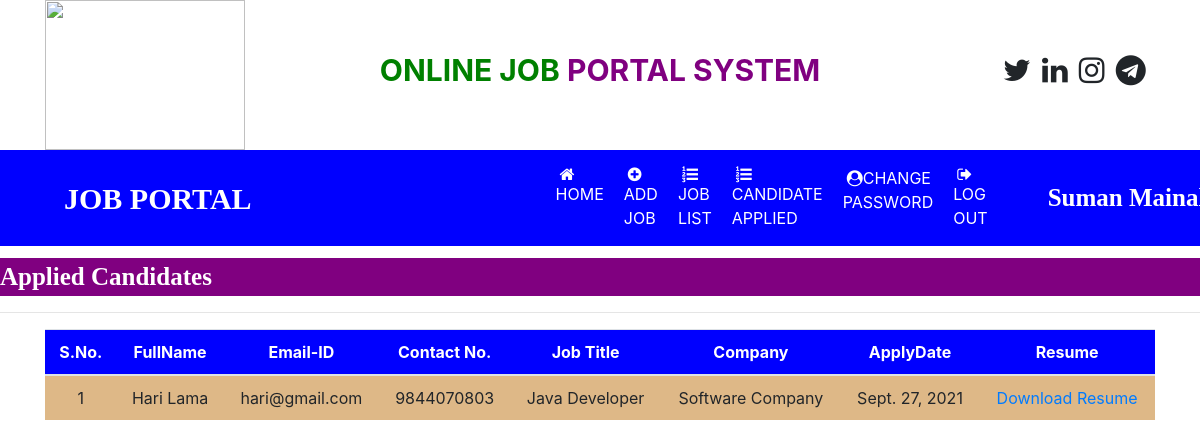
Screenshot of /applied_candidatelist (signed in) with the database file from the repository.
### job/models.py (models this page shows, shortened)
class Apply(models.Model):
    job = models.ForeignKey(Job, on_delete=models.CASCADE)
    student = models.ForeignKey(StudentUser, on_delete=models.CASCADE)
    resume = models.FileField(null=True)
    applydate = models.DateField()

class StudentUser(models.Model):
    user=models.ForeignKey(User, on_delete=models.CASCADE)
    mobile=models.CharField(max_length=15,null=True)
    image= models.FileField(null=True)
    gender= models.CharField(max_length=10,null=True)
    type= models.CharField(max_length=15,null=True)

class Job(models.Model):
    recruiter = models.ForeignKey(Recruiter, on_delete=models.CASCADE)
    start_date = models.DateField()
    end_date = models.DateField()
    title = models.CharField(max_length=100)
    salary = models.FloatField(max_length=20)
    image = models.FileField()
    description = models.CharField(max_length=300)
    experience = models.CharField(max_length=50)
    location = models.CharField(max_length=100)
    skills = models.CharField(max_length=100)
    creationdate = models.DateField()

class Recruiter(models.Model):
    user=models.ForeignKey(User, on_delete=models.CASCADE)
    mobile=models.CharField(max_length=15,null=True)
    image= models.FileField(null=True)
    gender= models.CharField(max_length=10,null=True)
    company=models.CharField(max_length=100,null=True)
    type= models.CharField(max_length=15,null=True)
    status = models.CharField(max_length=20, null=True)

### job/views.py (the view)
# urls.py: path('applied_candidatelist', applied_candidatelist, name="applied_candidatelist"),
def applied_candidatelist(request):
    if not request.user.is_authenticated:
        return redirect('recruiter_login')
    data = Apply.objects.all()
    d = {'data': data}
    return render(request,'applied_candidatelist.html',d)

### templates/applied_candidatelist.html (shortened to what this page needs)
{% load static %}
{% block body %}
{% include 'recruiter_navigation.html' %}
<marquee style="font-family:'Monotype-Corsiva'; font-size:25px; color:white; background-color:purple; font-weight:bold; margin-top:1%">
Applied Candidates
</marquee>
<hr>
<div class="container">
<table class = "table table-hover" id="example" >
    <thead>
    <tr style="background-color: blue; color: white">
        <th>S.No.</th>
        <th>FullName </th>
        <th>Email-ID</th>
        <th>Contact No.</th>
        <th>Job Title</th>
        <th>Company</th>
        <th>ApplyDate</th>
        <th>Resume</th>
    </tr>
    </thead>
    <tbody style=" background-color: #DEB887">
    {% for i in data %}
    {% ifequal request.user.id i.job.recruiter.user.id%}
    <tr style="background-color: #DEB887">
        <td>{{forloop.counter}}</td>
        <td>{{i.student.user.first_name}} {{i.student.user.last_name}} </td>
        <td>{{i.student.user.username}}</td>
         <td>{{i.student.mobile}} </td>
         <td>{{i.job.title}} </td>
         <td>{{i.job.recruiter.company}} </td>
         <td>{{i.applydate}} </td>
        <td><a href="{{i.resume.url}}">Download Resume</a></td>
    </tr>
    {% endifequal %}
     {% endfor  %}
    </tbody>
</table>
</div>
{% endblock %}

### templates/recruiter_navigation.html (shortened to what this page needs)
<html>
<head>
    {% load static %}
  <link rel="stylesheet" href="https://maxcdn.bootstrapcdn.com/bootstrap/4.5.2/css/bootstrap.min.css">
  <script src="https://maxcdn.bootstrapcdn.com/bootstrap/4.5.2/js/bootstrap.min.js"></script><link rel="stylesheet" href="https://cdnjs.cloudflare.com/ajax/libs/font-awesome/4.7.0/css/font-awesome.min.css">
</head>
<body>
<div class="container">
    <div class="row">
        <div class="col-sm-3">
            <img src="{% static 'images/image2.png'%}" style="width:200px; height:150px">
       </div>
        <div class="col-sm-6 mt-5 text-center">
           <span style="font-weight :bold; font-size : 30px">
               <span style="color : green">ONLINE JOB</span>
               <span style="color : purple">PORTAL SYSTEM</span>
           </span>
       </div>
        <div class="col-sm-3  mt-5" style = "padding-left: 10%">
<span style="font-weight: bold; font-size: 30px">
    <span><i class="fa fa-twitter pl-1"></i></span>
     <span><i class="fa fa-linkedin pl-1"></i></span>
     <span><i class="fa fa-instagram pl-1"></i></span>
     <span><i class="fa fa-telegram pl-1"></i></span>
</span>
       </div>
</div>
</div>
<nav class="navbar navbar-expand-sm" style="background-color : blue" >
    <a class="navbar-brand text-white pl-5 font-weight-bold" style="font-family:'Monotype Corsiva'; font-size: 30px">JOB PORTAL</a>
<ul class="navbar-nav">
    <li class="nav-item">
    <a class="nav-link" href="{% url 'recruiter_home' %}" style="margin-left:280px"><i class="fa fa-home ml-1"></i>HOME</a>
     </li>
    <li class="nav-item">
    <a class="nav-link" href="{% url 'add_job' %}" ><i class="fa fa-plus-circle ml-1"></i> ADD JOB </a>
     </li>
    <li class="nav-item">
    <a class="nav-link" href="{% url 'job_list' %}" ><i class="fa fa-list-ol ml-1"></i> JOB LIST</a>
     </li>
    <li class="nav-item">
    <a class="nav-link" href="{% url 'applied_candidatelist' %}" ><i class="fa fa-list-ol  ml-1"></i>CANDIDATE APPLIED </a>
     </li>
     <li class="nav-item">
    <a class="nav-link" href="{% url 'change_passwordrecruiter' %}" ><i class="fa fa-user-circle ml-1"></i>CHANGE PASSWORD </a>
     </li>
    <li class="nav-item">
    <a class="nav-link" href="{% url 'Logout' %}" ><i class="fa fa-sign-out ml-1"></i>LOG OUT </a>
     </li>
</ul>
     <a class="navbar-brand text-white pl-5 font-weight-bold" style="font-family:'Monotype Corsiva'; font-size: 25px">{{request.user.first_name}} {{request.user.last_name}}</a>
</nav>
</body>
</html>

### templates/recruiter_navigation.html (style rules this page uses)
.nav-link { color: white; margin-right: 4px; }

### templates/applied_candidatelist.html (style rules this page uses)
tr { text-align: center }

### rows the page displays
Apply: student.user.first_name "Hari", student.user.last_name "Lama", student.user.username "hari@gmail.com", student.mobile "9844070803", job "Java Developer", job.recruiter.company "Software Company", applydate "Sept. 27, 2021"

### other values shown
{{ request.user.first_name }} "Suman"
